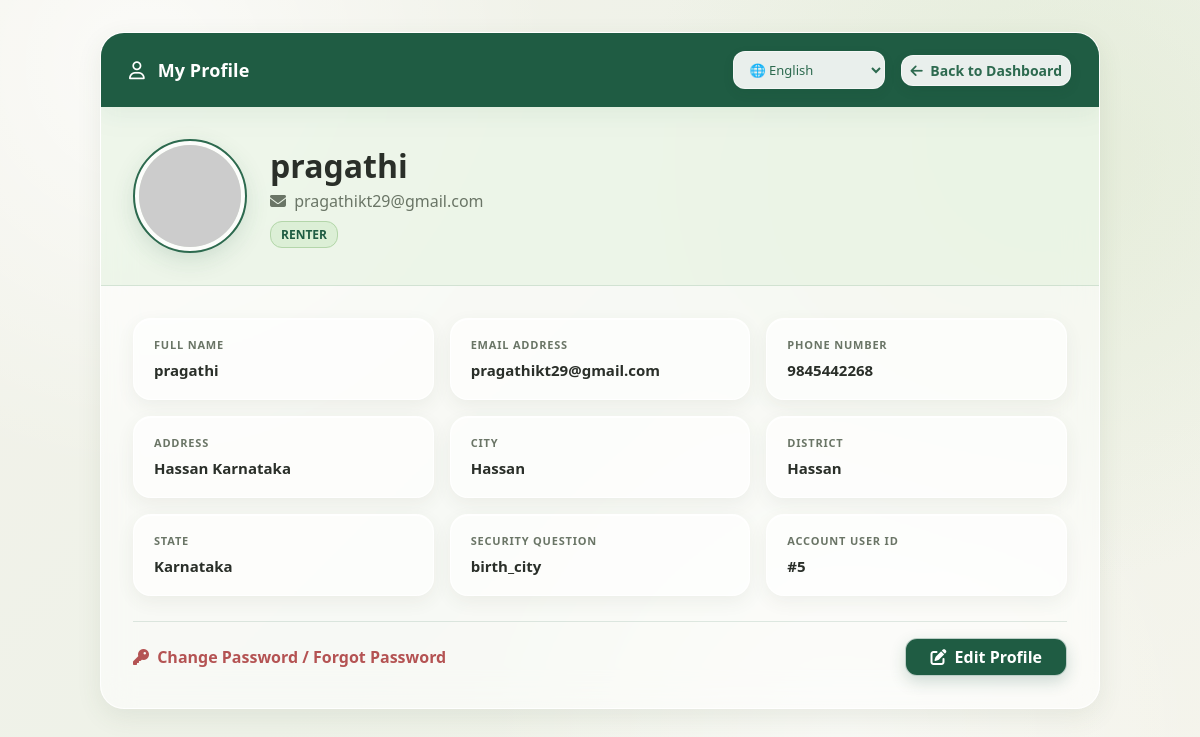
/profile.php (signed in), run on the app's committed database.
### tables this page shows
CREATE TABLE `users` (
  `user_id` int(11) NOT NULL,
  `full_name` varchar(100) NOT NULL,
  `email` varchar(100) NOT NULL,
  `phone` varchar(15) NOT NULL,
  `password` varchar(255) NOT NULL,
  `role` enum('renter','lender') NOT NULL,
  `security_question` varchar(255) DEFAULT NULL,
  `security_answer` varchar(255) DEFAULT NULL,
  `address` varchar(255) DEFAULT NULL,
  `city` varchar(100) DEFAULT NULL,
  `district` varchar(100) DEFAULT NULL,
  `state` varchar(100) DEFAULT NULL,
  `profile_pic` varchar(255) DEFAULT 'default_avatar.png',
  `reset_otp` varchar(6) DEFAULT NULL,
  `otp_expires_at` datetime DEFAULT NULL,
  `otp_code` varchar(6) DEFAULT NULL,
  `otp_expiry` datetime DEFAULT NULL,
  `remember_token` varchar(255) DEFAULT NULL
);

### includes/lang.php (called while the page is built, shortened)
<?php
$current_lang = $_SESSION['lang'] ?? 'en';
function __($key) {
    global $translations, $current_lang;
    return $translations[$current_lang][$key] ?? $translations['en'][$key] ?? $key;
}
?>

### profile.php (the view, shortened to what this page needs)
<?php
require_once 'includes/lang.php';
require_once 'includes/config.php';
$user_id = $_SESSION['user_id'];
$location_labels = [
    'en' => ['city' => 'City', 'district' => 'District', 'state' => 'State'],
    'kn' => ['city' => 'ನಗರ', 'district' => 'ಜಿಲ್ಲೆ', 'state' => 'ರಾಜ್ಯ'],
    'hi' => ['city' => 'शहर', 'district' => 'जिला', 'state' => 'राज्य']
];
$city_label = $location_labels[$current_lang]['city'] ?? 'City';
$district_label = $location_labels[$current_lang]['district'] ?? 'District';
$state_label = $location_labels[$current_lang]['state'] ?? 'State';
$stmt = mysqli_prepare($conn, "SELECT user_id, full_name, email, phone, role, security_question, address, city, district, state, profile_pic FROM users WHERE user_id = ?");
mysqli_stmt_bind_param($stmt, "i", $user_id);
mysqli_stmt_execute($stmt);
$result = mysqli_stmt_get_result($stmt);
$user = mysqli_fetch_assoc($result);
$role_lower = strtolower($user['role'] ?? 'renter');
$dashboard_link = ($role_lower === 'lender') ? 'lender_dashboard.php' : 'renter_dashboard.php';
$user_name = $user['full_name'] ?? 'User';
$profile_img = !empty($user['profile_pic']) ? $user['profile_pic'] : 'default_avatar.png';
?>
<!DOCTYPE html>
<html lang="<?php echo $current_lang; ?>">
<head>
    <link rel="stylesheet" href="https://cdnjs.cloudflare.com/ajax/libs/font-awesome/6.4.0/css/all.min.css">
    <link href="https://cdn.jsdelivr.net/npm/bootstrap@5.3.0/dist/css/bootstrap.min.css" rel="stylesheet">
</head>
<body>
    <div class="profile-container">
        <div class="top-banner">
            <span><i class="fa-regular fa-user me-2"></i> <?php echo __('my_profile'); ?></span>
            <div class="d-flex align-items-center gap-3">
                <select class="lang-select text-dark" onchange="location = this.value;">
                    <option value="profile.php?lang=en" <?php echo ($current_lang === 'en') ? 'selected' : ''; ?>>🌐 English</option>
                </select>
                <a href="<?php echo $dashboard_link; ?>" class="btn btn-sm btn-light fw-bold text-dark"><i class="fa-solid fa-arrow-left me-1"></i> <?php echo __('back_to_dashboard'); ?></a>
            </div>
        </div>
        <div class="profile-header">
            <div class="avatar-box">
                <img src="uploads/<?php echo htmlspecialchars($profile_img); ?>"
                     onerror="this.src='https://ui-avatars.com/api/?name=<?php echo urlencode($user_name); ?>&background=1f5c43&color=fff';"
                     alt="Profile Picture">
            </div>
            <div>
                <h2 class="mb-1 text-dark fw-bold"><?php echo htmlspecialchars($user_name); ?></h2>
                <p class="text-muted mb-2"><i class="fa-solid fa-envelope me-1"></i> <?php echo htmlspecialchars($user['email']); ?></p>
                <span class="badge-role"><?php echo htmlspecialchars($user['role']); ?></span>
            </div>
        </div>
        <div class="profile-body">
            <div id="viewMode">
                <div class="info-grid">
                    <div class="info-card"><div class="info-label"><?php echo __('full_name'); ?></div><div class="info-value"><?php echo htmlspecialchars($user['full_name']); ?></div></div>
                    <div class="info-card"><div class="info-label"><?php echo __('email_address'); ?></div><div class="info-value"><?php echo htmlspecialchars($user['email']); ?></div></div>
                    <div class="info-card"><div class="info-label"><?php echo __('phone_number'); ?></div><div class="info-value"><?php echo htmlspecialchars($user['phone'] ?? 'Not specified'); ?></div></div>
                    <div class="info-card"><div class="info-label"><?php echo __('address'); ?></div><div class="info-value"><?php echo htmlspecialchars($user['address'] ?? 'Not specified'); ?></div></div>
                    <div class="info-card"><div class="info-label"><?php echo htmlspecialchars($city_label); ?></div><div class="info-value"><?php echo htmlspecialchars($user['city'] ?? 'Not specified'); ?></div></div>
                    <div class="info-card"><div class="info-label"><?php echo htmlspecialchars($district_label); ?></div><div class="info-value"><?php echo htmlspecialchars($user['district'] ?? 'Not specified'); ?></div></div>
                    <div class="info-card"><div class="info-label"><?php echo htmlspecialchars($state_label); ?></div><div class="info-value"><?php echo htmlspecialchars($user['state'] ?? 'Not specified'); ?></div></div>
                    <div class="info-card"><div class="info-label"><?php echo __('security_question'); ?></div><div class="info-value"><?php echo htmlspecialchars($user['security_question'] ?? 'Not specified'); ?></div></div>
                    <div class="info-card"><div class="info-label"><?php echo __('account_user_id'); ?></div><div class="info-value">#<?php echo intval($user['user_id']); ?></div></div>
                </div>
                <div class="d-flex justify-content-between align-items-center mt-4 pt-3 border-top">
                    <a href="forgot_password.php" class="text-danger text-decoration-none fw-bold"><i class="fa-solid fa-key me-1"></i> <?php echo __('change_password'); ?></a>
                    <button type="button" class="btn text-white px-4 fw-bold" style="background-color: #0f4c5c;" onclick="toggleEditMode(true)"><i class="fa-solid fa-pen-to-square me-1"></i> <?php echo __('edit_profile'); ?></button>
                </div>
            </div>
        </div>
    </div>
</body>
</html>

### profile.php (style rules this page uses)
:root { color-scheme: light; --brand-green: #2d6a4f; --brand-green-hover: #1b4332; --brand-green-pill: #1f5c43; --page-bg-1: #f3f2ea; --page-bg-2: #eef2e8; --page-bg-3: #f5f4ec; --glass-bg: rgba(255, 255, 255, .55); --glass-border: rgba(255, 255, 255, .85); --text-dark: #2a2f29; --text-muted: #6a7566; --line: rgba(45, 106, 79, .14); --shadow-soft: 0 8px 26px rgba(70, 90, 60, .09); }
* { box-sizing: border-box; font-family: 'Segoe UI', Tahoma, Geneva, Verdana, sans-serif; }
body { margin: 0; padding: clamp(12px, 3vw, 32px); min-height: 100vh; color: var(--text-dark); background-color: var(--page-bg-1); background: radial-gradient(circle at 12% 8%, rgba(255, 255, 255, .70), transparent 32%), radial-gradient(circle at 88% 20%, rgba(220, 232, 205, .55), transparent 34%), radial-gradient(circle at 70% 92%, rgba(255, 255, 255, .50), transparent 32%), linear-gradient(135deg, var(--page-bg-1) 0%, var(--page-bg-2) 50%, var(--page-bg-3) 100%); background-attachment: fixed; }
.profile-container { max-width: 1000px; margin: 0 auto; overflow: hidden; background: var(--glass-bg); border: 1px solid var(--glass-border); border-radius: 24px; box-shadow: var(--shadow-soft), inset 0 1px 0 rgba(255, 255, 255, .9); backdrop-filter: blur(16px); -webkit-backdrop-filter: blur(16px); }
.top-banner { background: var(--brand-green-pill); color: #fff; padding: 18px clamp(16px, 3vw, 28px); font-weight: bold; font-size: 18px; display: flex; justify-content: space-between; align-items: center; gap: 16px; flex-wrap: wrap; box-shadow: 0 8px 24px rgba(31, 92, 67, .14); }
.top-banner > span { letter-spacing: .1px; }
.top-banner .btn-light { border: 1px solid rgba(255, 255, 255, .55); border-radius: 12px; background: rgba(255, 255, 255, .90); color: var(--brand-green) !important; box-shadow: 0 4px 12px rgba(12, 60, 37, .10); transition: transform .2s ease, background .2s ease; }
.lang-select { padding: 8px 11px; border: 1px solid rgba(255, 255, 255, .55); border-radius: 12px; font-size: 13px; outline: none; background: rgba(255, 255, 255, .90); color: var(--brand-green) !important; cursor: pointer; box-shadow: 0 4px 12px rgba(12, 60, 37, .08); }
.profile-header { background: rgba(226, 240, 220, .55); border-bottom: 1px solid var(--line); padding: clamp(22px, 4vw, 34px); display: flex; align-items: center; gap: 25px; }
.avatar-box { width: 110px; height: 110px; border-radius: 50%; overflow: hidden; border: 4px solid rgba(255, 255, 255, .90); outline: 2px solid var(--brand-green); background: #e3efdc; box-shadow: 0 8px 24px rgba(31, 92, 67, .18); display: flex; align-items: center; justify-content: center; flex-shrink: 0; }
.avatar-box img { width: 100%; height: 100%; object-fit: cover; }
.profile-header h2 { color: var(--text-dark) !important; overflow-wrap: anywhere; }
.profile-header .text-muted { color: var(--text-muted) !important; overflow-wrap: anywhere; }
.badge-role { background: #dcefd6; color: var(--brand-green-pill); border: 1px solid #b4d6aa; padding: 4px 10px; border-radius: 12px; font-size: 12px; font-weight: bold; text-transform: uppercase; }
.profile-body { padding: clamp(18px, 4vw, 32px); }
.info-grid { display: grid; grid-template-columns: repeat(auto-fit, minmax(min(100%, 260px), 1fr)); gap: 16px; margin-bottom: 25px; }
.info-card { background: rgba(255, 255, 255, .62); border: 1px solid var(--glass-border); border-radius: 18px; padding: 18px 20px; box-shadow: 0 6px 18px rgba(70, 90, 60, .07), inset 0 1px 0 rgba(255, 255, 255, .95); transition: transform .2s ease, box-shadow .2s ease, border-color .2s ease; }
.info-label { font-size: 11px; text-transform: uppercase; color: var(--text-muted); font-weight: bold; letter-spacing: .8px; margin-bottom: 5px; }
.info-value { font-size: 15px; font-weight: 600; color: var(--text-dark); overflow-wrap: anywhere; }
#viewMode .border-top, #editMode .border-top { border-color: var(--line) !important; }
#viewMode .text-danger { color: #b45353 !important; }
#viewMode button.btn, #editMode button[type="submit"] { background: var(--brand-green-pill) !important; border: 1px solid rgba(255, 255, 255, .70); border-radius: 12px; box-shadow: 0 6px 16px rgba(31, 92, 67, .20); transition: transform .2s ease, box-shadow .2s ease, background .2s ease; }

### data on the page
users: full_name "pragathi", email "pragathikt29@gmail.com", role "RENTER", phone "9845442268", address "Hassan Karnataka", city "Hassan", district "Hassan", state "Karnataka", security_question "birth_city", user_id "5"

### other printed values
__('my_profile') "My Profile"
__('back_to_dashboard') "Back to Dashboard"
__('full_name') "FULL NAME"
__('email_address') "EMAIL ADDRESS"
__('phone_number') "PHONE NUMBER"
__('address') "ADDRESS"
$city_label "CITY"
$district_label "DISTRICT"
$state_label "STATE"
__('security_question') "SECURITY QUESTION"
__('account_user_id') "ACCOUNT USER ID"
__('change_password') "Change Password / Forgot Password"
__('edit_profile') "Edit Profile"
